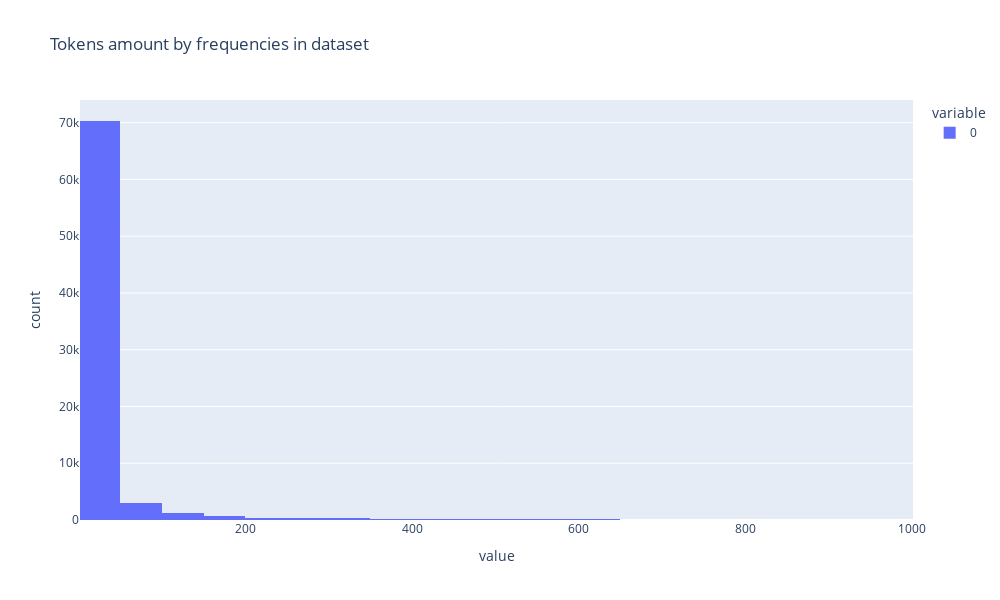

The code cell stored with this chart in its notebook:
### Code cell
fig = px.histogram(freq, title="Tokens amount by frequencies in dataset", 
                    range_x=[min_freq, min_freq + 1000], 
                    width=1000, height=600)
fig.show()

### Figure 1 — Plotly figure (JSON) as saved in the notebook; plotly's stock layout.template omitted (floating-point values rounded to 4 significant figures; data arrays with more than 128 entries replaced by an {"elided": "..."} marker saying what was removed)
{"data": [{"alignmentgroup": "True", "bingroup": "x", "hovertemplate": "variable=0<br>value=%{x}<br>count=%{y}<extra></extra>", "legendgroup": "0", "marker": {"color": "#636efa", "pattern": {"shape": ""}}, "name": "0", "offsetgroup": "0", "orientation": "v", "showlegend": true, "type": "histogram", "x": {"elided": "77968 int values"}, "xaxis": "x", "yaxis": "y"}], "layout": {"barmode": "relative", "height": 600, "legend": {"title": {"text": "variable"}, "tracegroupgap": 0}, "title": {"text": "Tokens amount by frequencies in dataset"}, "width": 1000, "xaxis": {"anchor": "y", "domain": [0, 1], "range": [1, 1001], "title": {"text": "value"}}, "yaxis": {"anchor": "x", "domain": [0, 1], "title": {"text": "count"}}}}
